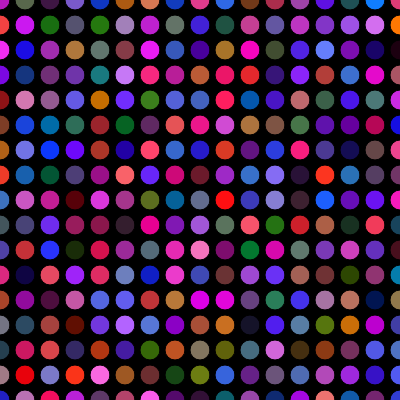
Frame 1 (no input)
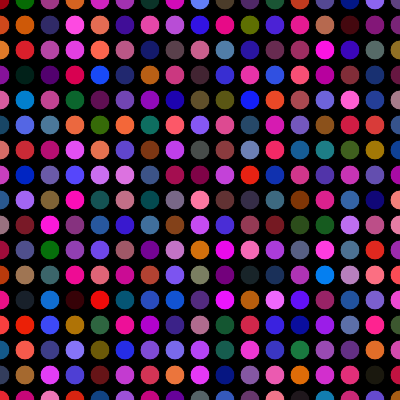
Frame 60 (no input)
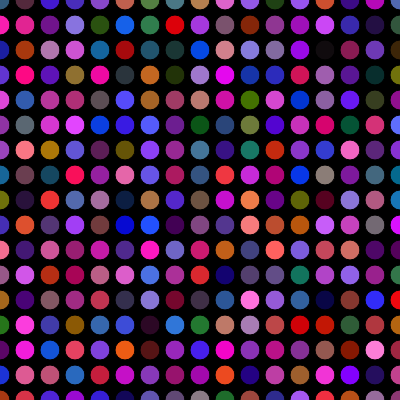
Frame 120 (the mouse pressed at the canvas centre since frame 60)

The p5.js sketch that drew these frames (run headless with seeded random() and noise() and a simulated clock; from frame 60 on, the mouse is pressed at the canvas centre):

// p5.js sketch
// ── sketch.js
let state = 0;

function setup() {
  createCanvas(400, 400);
}

function draw() {
  switch (state) {

    case 0:
      scene0();
      break;

    case 1:
      scene1();
      break;

    case 2:
      scene2();
      break;

    case 3:
      scene3();
      break;

    case 4:
      scene4();
      break;

  }
}

function mouseReleased() {
  state++;
  if (state > 4) state = 0;
}

function scene0() {
  background(0);
  for (var j = 0; j < 1000; j += 25)
    for (var i = 0; i < 1000; i += 25) {
      fill(random(255), random(128), random(255));
      ellipse(i, j, 20, 20);
    }
}

function scene1() {
  background(0, random(50, 255), 0);
  for (var j = 0; j < 1000; j += 40)
    for (var i = 0; i < 1000; i += 25) {
      fill(random(128), random(100), 128)
      ellipse(i, j, 50, 35);
    }
}

function scene2() {
  background(128, 64, 128);
  for (var j = 0; j < 1000; j += 25)
    for (var i = 0; i < 1000; i += 25) {
      fill(random(192, 255), 50, 50)
      push();
      translate(width / 2, -height);
      rotate(45);
      rect(i, j, 20, 20);
      pop();
    }
}

function scene3() {
  background(255);
  for (var j = 0; j < 1000; j += 25)
    for (var i = 0; i < 1000; i += 25) {
      fill(0, random(255), random(255))
      rect(i, j, 22, 22);
    }
}

function scene4() {
  background(0, 0, 230);
  for (var j = 0; j < 1000; j += 15)
    for (var i = 0; i < 1000; i += 25) {
      fill(255, 150, 50)
      ellipse(i, random(j), 20, 20);
    }
}
